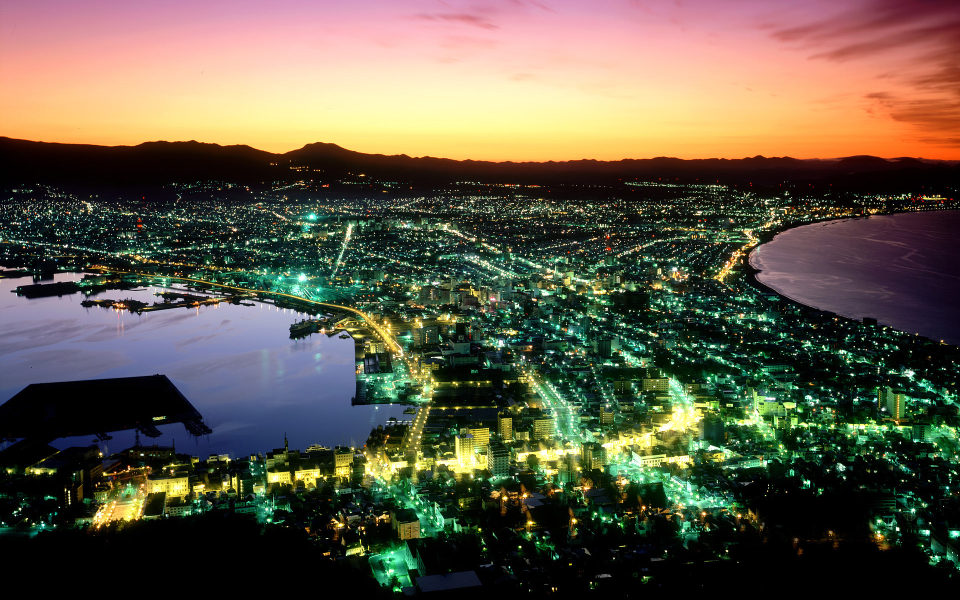
#> input picture python/scripts/olcekle/hakodatenight.jpg, 1920 x 1200 px (shown at 1/2 size)
$ python olcekle.py olcekle/hakodatenight.jpg   (Python 2 division)
#> lines starting #> are read from the running program, lines starting #| are printed output that depends on the picture
#!/usr/bin/python
#-*-coding:utf-8-*-
import Image
import sys
import os

detail = False


def vers():
	return "olcekle1.0"


def yardim():
	help_text = """
	kullanmadan önce:
		chmod +x olcekle.py

	komutlar:
		-h --- bu metni görüntüler
		-v --- ayrıntılı gösterir
		-s --- sürüm gösterir

	kullanım:
		./olcekle.py [file ..]

	örnekler:
		$./olcekle.py $(ls images/*)

		$./olcekle.py image.jpg
		"""
	return help_text


def olcekle(images, dir):
#> called with dir = 'resizes'
	i = 1
	while i < len(images):
		image = images[i]
		ext = os.path.splitext(image)[1]
		base = os.path.basename(os.path.splitext(image)[0])
		basename = base + ext
		try:
			im1 = Image.open(image)
#> im1 is the input picture: PIL image 1920x1200 RGB; mean R, G, B 96, 88.8, 71.7
			width = im1.size[0]
#> width = 1920
			height = im1.size[1]
#> height = 1200
			im2 = im1.resize((width / 4, height / 4))
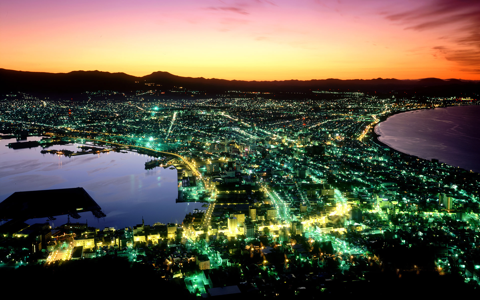
#> im2: PIL image 480x300 RGB; mean R, G, B 96, 88.8, 71.7
			if detail:
				print basename + " işleniyor..."
				im2.save(dir + "/" + base + "-o" + ext.lower())
				print "işlendi"
			else:
				im2.save(dir + "/" + base + "-o" + ext.lower())
		except IOError:
			if detail:
				print "verilen -->" + basename + "<-- dosyası bir resim dosyası değil!!!"
			else:
				pass
		i = i + 1


def main():
	global detail
	default_dir = "resizes"
	images = sys.argv
	if len(sys.argv) == 1:
		print  "yardım için ----> $./olcekle.py -h"
		exit(0)
	if sys.argv[1] == "-v":
		detail = True
		images = sys.argv[1:]
	if sys.argv[1] == "-h":
		print yardim()
	elif sys.argv[1] == "-s":
		print vers()
	else:
		try:
			os.mkdir(default_dir)
			olcekle(images, default_dir)
		except OSError:
			evha = raw_input(default_dir + " dizini zaten var, ölçeklenen dosyalar bu dizine kaydedilsin mi(E/h)?")
			if evha == "E" or evha == "e" or evha == "":
				olcekle(images, default_dir)
			elif evha == "H" or evha == "h":
				nondef_dir = raw_input("istediğiniz dizinin adını giriniz>")
				os.mkdir(nondef_dir)
				olcekle(images, nondef_dir)


if __name__ == '__main__':
	main()
